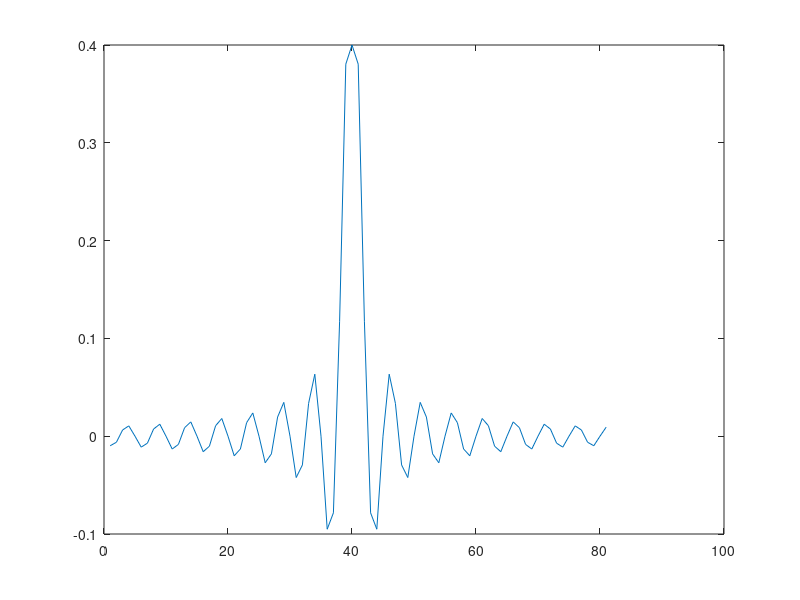
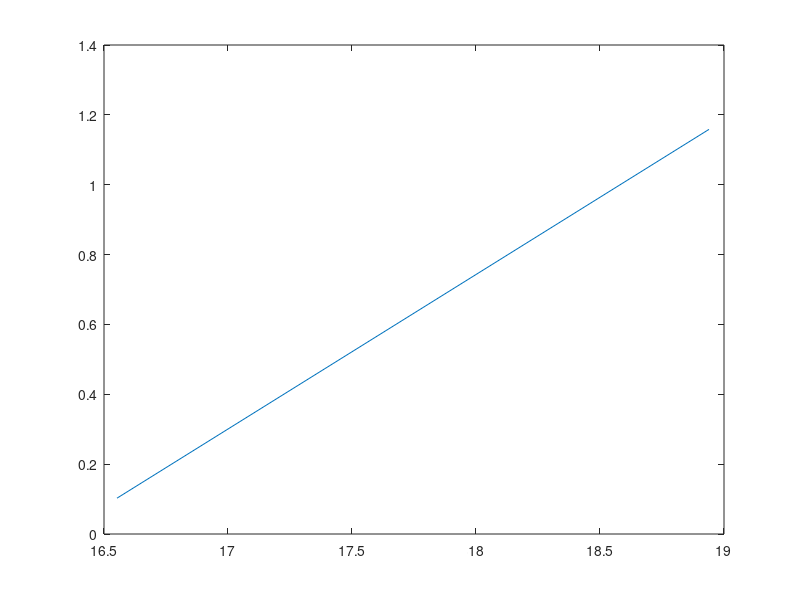
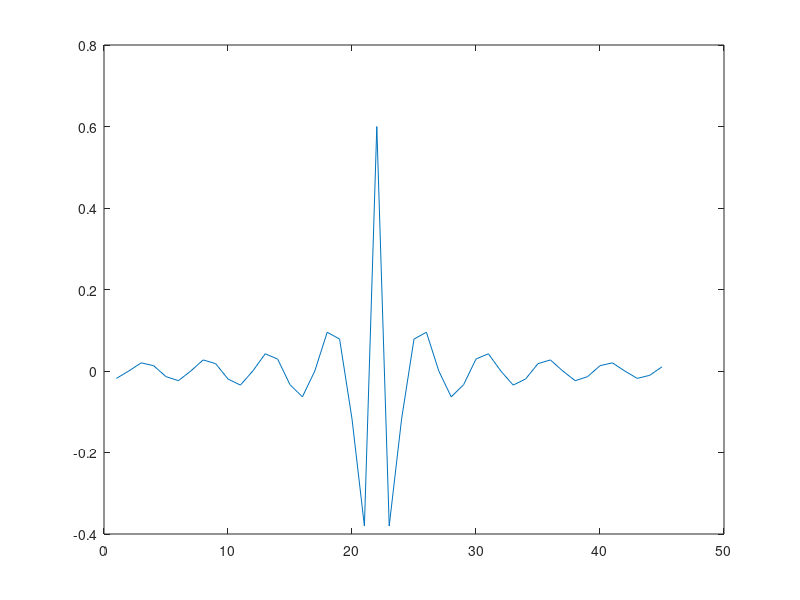
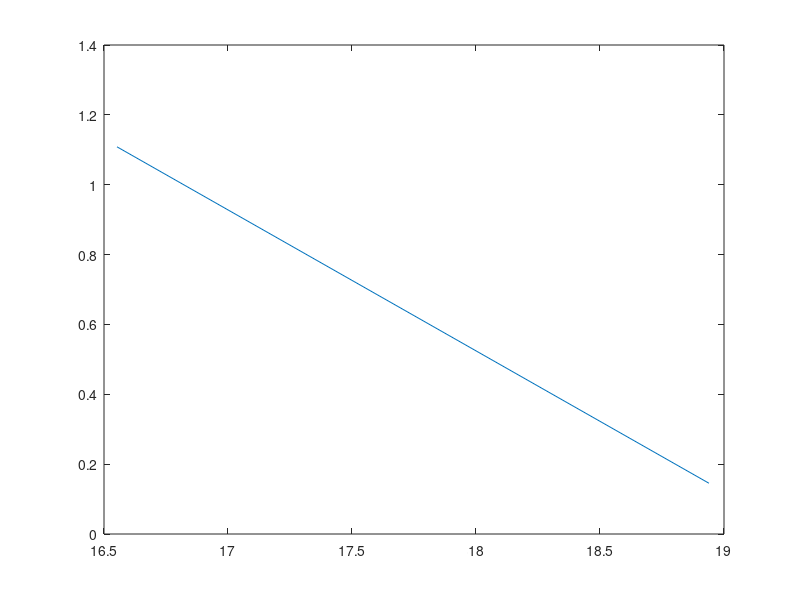

The MATLAB script that drew these images, in order:
%% T1.1

wc=0.4*pi;
N=[81 61 41 21];
%N=21;
selector=1;
n=1:N(selector);

h=wc*sin(wc*(n-(N(selector)-1)/2))./(pi.*(n-(N(selector)-1)/2));
h((N(selector)-1)/2)=wc/pi;
 figure;
 plot(n,h);

[H,w]=freqz(h,1, 'whole');
figure;
plot(w(1:end/2)/2/pi,abs(H(1:end/2)));

%% T1.4
N = 45;
wc=0.4*pi;
n=1:N;
h=-wc*sin(wc*(n-(N-1)/2))./(pi.*(n-(N-1)/2));
h((N-1)/2)=1 - wc/pi;
figure;
plot(n,h);


[H,w]=freqz(h,1, 'whole');
figure;
plot(w(1:end/2)/2/pi,abs(H(1:end/2)));

%% T1.5
orderLP = kaiserord( [2000 2500], [1 0], [0.005 0.005], 10000 )

%% T1.6
orderBP = kaiserord( [1200 1800 3600 4200], [0 1 0], [0.02 0.1 0.02], 12000 )

%% T1.7
orderLPPM = firpmord( [2000 2500], [1 0], [0.005 0.005], 10000 )

%% T1.8
orderSampling = kaiserord( [2000 2500], [1 0], [0.005 0.005], 20000 )
orderRipple = kaiserord( [2000 2500], [1 0], [0.002 0.002], 10000 )
orderEdge = kaiserord( [2300 2500], [1 0], [0.005 0.005], 10000 )